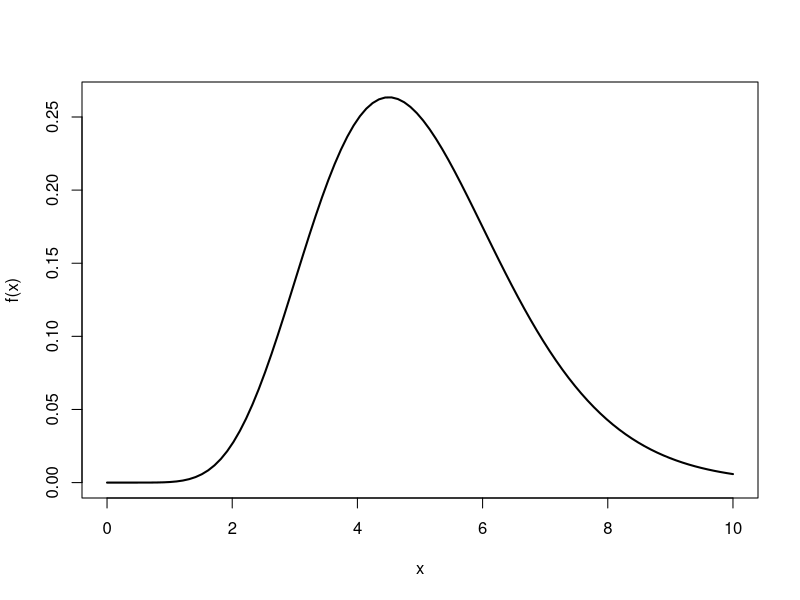

Write the R code that produced this figure.
# -- Gamma pdf plot for MH within step --
shape <- 10
scale <- 0.5

x <- seq(0, 10, length.out = 100)
pdf_values <- dgamma(x, shape=shape, scale=scale)
plot(x, pdf_values, type = "l", 
     xlab = "x", ylab = "f(x)", 
     col = "black", lwd = 2)





